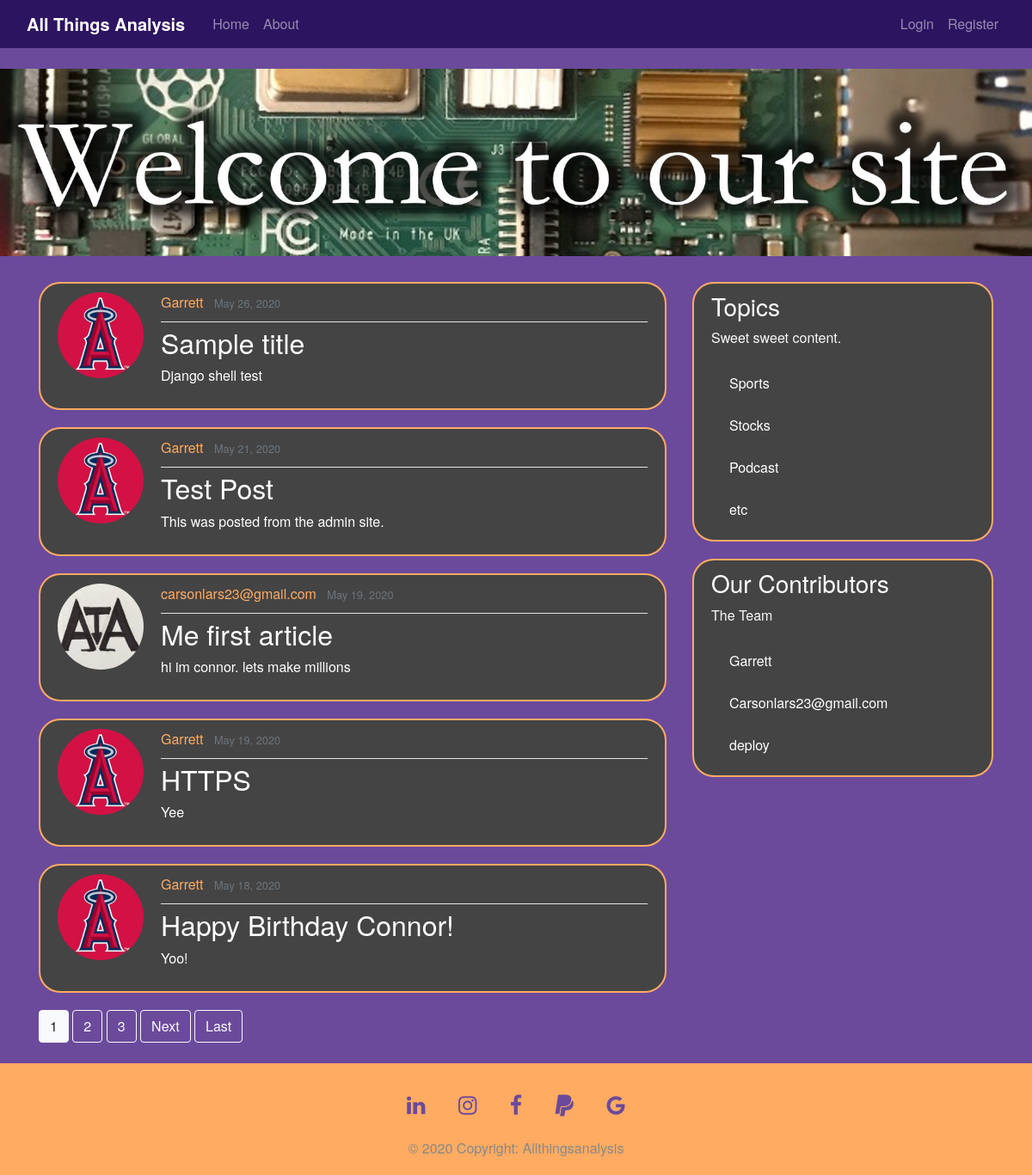
The page / on the database its author committed.
### blog/models.py (models this page shows, shortened)
class Post(models.Model):
	title = models.CharField(max_length=100)
	content = models.TextField()
	date_posted = models.DateTimeField(default=timezone.now)
	author = models.ForeignKey(User, on_delete=models.CASCADE)

### users/models.py (models this page shows, shortened)
class Profile(models.Model):
    user = models.OneToOneField(User, on_delete=models.CASCADE)
    image = models.ImageField(default='default.jpg', upload_to='profile_pics')

### blog/views.py (the view)
# urls.py: path('', PostListView.as_view(), name='blog-home'),
class PostListView(ListView):
	model = Post
	template_name = 'blog/home.html' # <app>/<model>_<viewtype>.html
	context_object_name = 'posts'
	ordering = ['-date_posted']
	paginate_by = 5

### blog/templates/blog/home.html (shortened to what this page needs)
{% extends "blog/base.html" %}
{% block content %}
  {% for post in posts %}
      <article class="media content-section">
        <img class="rounded-circle article-img" src="{{ post.author.profile.image.url }}" id="img">
        <div class="media-body">
          <div class="article-metadata">
            <a class="mr-2" href="{% url 'user-posts' post.author.username %}">{{ post.author }}</a>
            <small class="text-muted">{{ post.date_posted|date:"F d, Y" }}</small>
          </div>
          <h2><a class="article-title" href="{% url 'post-detail' post.id %}">{{ post.title }}</a></h2>
          <p class="article-content">{{ post.content }}</p>
        </div>
      </article>
  {% endfor %}
{% if is_paginated %}
  {% for num in page_obj.paginator.page_range %}
    {% if page_obj.number == num %}
      <a class="btn btn-light mb-4" href="?page={{ num }}">{{ num }}</a>
    {% elif num > page_obj.number|add:'-3' and num < page_obj.number|add:'3' %}
      <a class="btn btn-outline-light mb-4" href="?page={{ num }}">{{ num }}</a>
    {% endif %}
  {% endfor %}
  {% if page_obj.has_next %}
    <a class="btn btn-outline-light mb-4" href="?page={{ page_obj.next_page_number }}">Next</a>
    <a class="btn btn-outline-light mb-4" href="?page={{ page_obj.paginator.num_pages }}">Last</a>
  {% endif %}
{% endif %}
{% endblock content %}

### blog/static/blog/main.css (style rules this page uses)
body { background: #6B4A9C; color: #ffffff; margin-top: 5rem; font-family: Helvetica Neue; }
h1, h2, h3, h4, h5, h6 { color: #ffffff; }
.content-section { background: #999999; padding: 10px 20px; border: 2px solid #ffab62; border-radius: 25px; margin-bottom: 20px; background-color: #444444; }
.article-title { color: #FFFFFF; }
.article-content { white-space: pre-line; }
.article-img { height: 100px; width: 100px; margin-right: 20px; }
.article-metadata { padding-bottom: 10px; margin-bottom: 4px; border-bottom: 1px solid #e3e3e3; }
.article-metadata a { color: #ffab62; }
img { width: 90%; height: auto; }

### rows shown on the page
Post: author.profile.image (picture), author "Garrett", date_posted "May 26, 2020", title "Sample title", content "Django shell test"
Post: author.profile.image (picture), author "Garrett", date_posted "May 21, 2020", title "Test Post", content "This was posted from the admin site."
Post: author.profile.image (picture), author "carsonlars23@gmail.com", date_posted "May 19, 2020", title "Me first article", content "hi im connor. lets make millions"
Post: author.profile.image (picture), author "Garrett", date_posted "May 19, 2020", title "HTTPS", content "Yee"
Post: author.profile.image (picture), author "Garrett", date_posted "May 18, 2020", title "Happy Birthday Connor!", content "Yoo!"

### other values the page prints
{{ num }} "1"
{{ num }} "2" "3"
